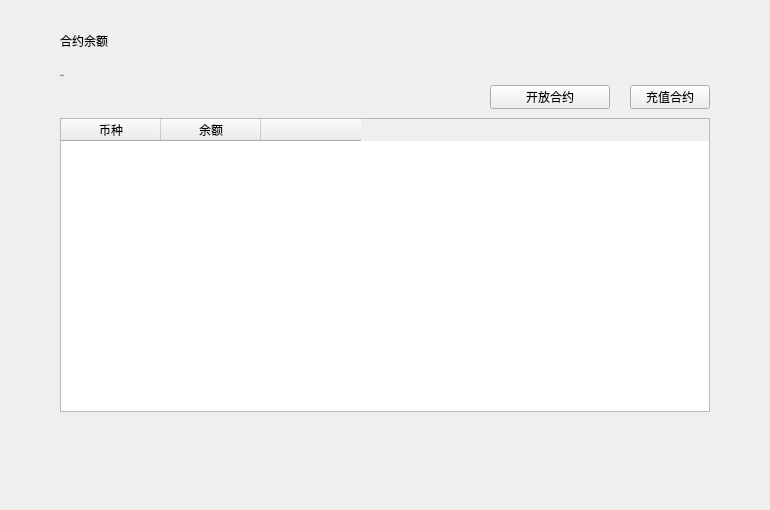
<?xml version="1.0" encoding="UTF-8"?>
<ui version="4.0">
 <class>ContractBalanceWidget</class>
 <widget class="QWidget" name="ContractBalanceWidget">
  <property name="geometry">
   <rect>
    <x>0</x>
    <y>0</y>
    <width>770</width>
    <height>510</height>
   </rect>
  </property>
  <property name="font">
   <font>
    <family>微软雅黑</family>
   </font>
  </property>
  <property name="windowTitle">
   <string>Form</string>
  </property>
  <widget class="QToolButton" name="depositBtn">
   <property name="geometry">
    <rect>
     <x>630</x>
     <y>85</y>
     <width>80</width>
     <height>24</height>
    </rect>
   </property>
   <property name="cursor">
    <cursorShape>PointingHandCursor</cursorShape>
   </property>
   <property name="text">
    <string>充值合约</string>
   </property>
  </widget>
  <widget class="QTableWidget" name="balancesTableWidget">
   <property name="geometry">
    <rect>
     <x>60</x>
     <y>118</y>
     <width>650</width>
     <height>294</height>
    </rect>
   </property>
   <column>
    <property name="text">
     <string>币种</string>
    </property>
    <property name="font">
     <font>
      <family>微软雅黑 Light</family>
     </font>
    </property>
    <property name="textAlignment">
     <set>AlignCenter</set>
    </property>
   </column>
   <column>
    <property name="text">
     <string>余额</string>
    </property>
    <property name="font">
     <font>
      <family>微软雅黑 Light</family>
     </font>
    </property>
    <property name="textAlignment">
     <set>AlignCenter</set>
    </property>
   </column>
   <column>
    <property name="text">
     <string/>
    </property>
   </column>
  </widget>
  <widget class="QLabel" name="title_label">
   <property name="geometry">
    <rect>
     <x>60</x>
     <y>28</y>
     <width>200</width>
     <height>26</height>
    </rect>
   </property>
   <property name="styleSheet">
    <string notr="true"/>
   </property>
   <property name="text">
    <string>合约余额</string>
   </property>
  </widget>
  <widget class="QLabel" name="label">
   <property name="geometry">
    <rect>
     <x>60</x>
     <y>65</y>
     <width>150</width>
     <height>20</height>
    </rect>
   </property>
   <property name="font">
    <font>
     <family>微软雅黑</family>
     <pointsize>-1</pointsize>
     <weight>50</weight>
     <italic>false</italic>
     <bold>false</bold>
    </font>
   </property>
   <property name="styleSheet">
    <string notr="true">QLabel{color: rgb(80,80,80);
font: 11px &quot;微软雅黑&quot;;}</string>
   </property>
   <property name="text">
    <string>合约地址</string>
   </property>
  </widget>
  <widget class="QLabel" name="contractAddressLabel">
   <property name="geometry">
    <rect>
     <x>60</x>
     <y>85</y>
     <width>300</width>
     <height>20</height>
    </rect>
   </property>
   <property name="font">
    <font>
     <family>微软雅黑</family>
     <pointsize>-1</pointsize>
     <weight>50</weight>
     <italic>false</italic>
     <bold>false</bold>
    </font>
   </property>
   <property name="styleSheet">
    <string notr="true">QLabel{color: rgb(80,80,80);
font: 11px &quot;微软雅黑&quot;;}</string>
   </property>
   <property name="text">
    <string/>
   </property>
   <property name="textInteractionFlags">
    <set>Qt::LinksAccessibleByMouse|Qt::TextSelectableByMouse</set>
   </property>
  </widget>
  <widget class="QToolButton" name="openForUsersBtn">
   <property name="geometry">
    <rect>
     <x>490</x>
     <y>85</y>
     <width>120</width>
     <height>24</height>
    </rect>
   </property>
   <property name="cursor">
    <cursorShape>PointingHandCursor</cursorShape>
   </property>
   <property name="text">
    <string>开放合约</string>
   </property>
  </widget>
  <widget class="QStackedWidget" name="stackedWidget">
   <property name="geometry">
    <rect>
     <x>0</x>
     <y>448</y>
     <width>770</width>
     <height>41</height>
    </rect>
   </property>
  </widget>
 </widget>
 <resources/>
 <connections/>
</ui>
